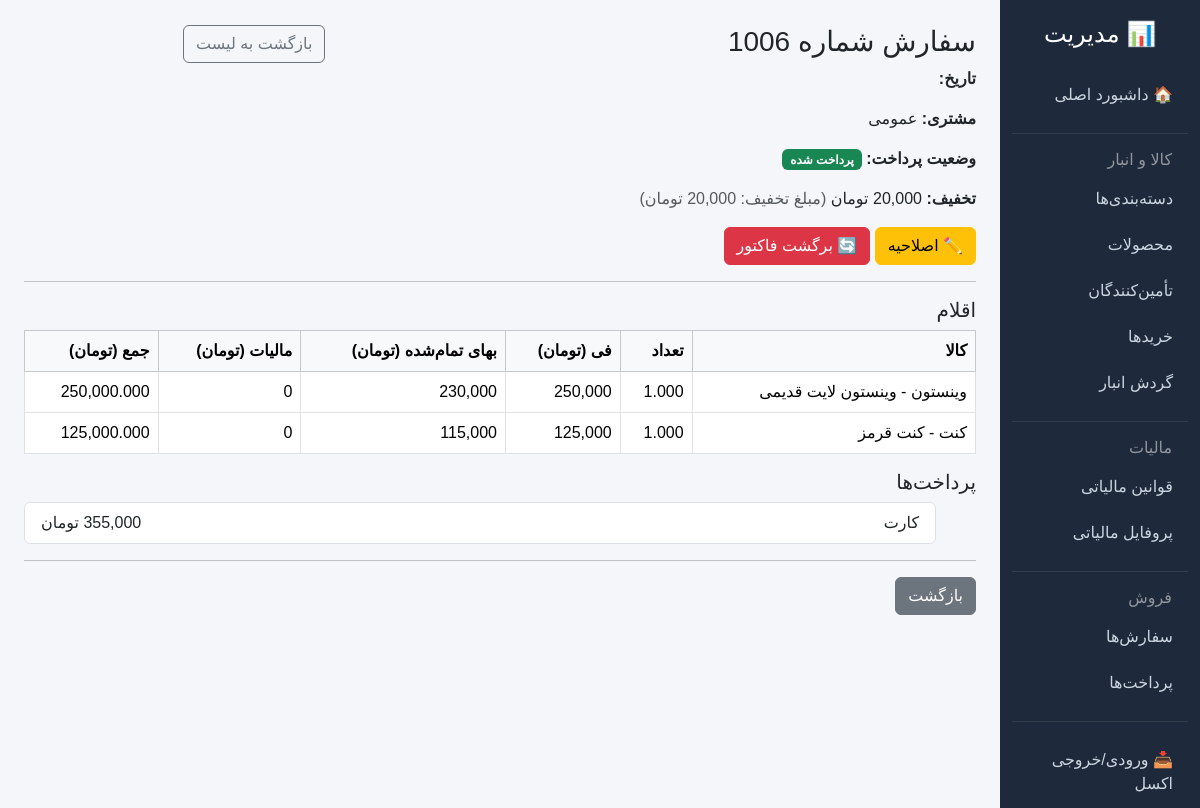
Page /management/orders/1006/ (signed in) on the committed database.
### sales/models.py (models this page shows, shortened)
class Order(models.Model):
    user = models.ForeignKey(settings.AUTH_USER_MODEL, on_delete=models.PROTECT, verbose_name="کاربر")
    customer = models.ForeignKey(Customer, null=True, blank=True, on_delete=models.SET_NULL, verbose_name="مشتری")
    customer_name = models.CharField(max_length=100, blank=True, null=True, verbose_name="نام مشتری")
    customer_phone = models.CharField(max_length=15, blank=True, null=True, verbose_name="تلفن مشتری")
    created_at = models.DateTimeField(auto_now_add=True, verbose_name="تاریخ ایجاد")
    is_paid = models.BooleanField(default=False, verbose_name="پرداخت شده")
    subtotal = models.DecimalField(max_digits=12, decimal_places=0, default=0, verbose_name="جمع کل")
    total_tax = models.DecimalField(max_digits=12, decimal_places=0, default=0, verbose_name="جمع مالیات")
    discount_type = models.CharField(max_length=10, default='none', verbose_name="نوع تخفیف")
    discount_value = models.DecimalField(max_digits=10, decimal_places=0, default=0, verbose_name="مقدار تخفیف")
    discount_amount = models.DecimalField(max_digits=12, decimal_places=0, default=0, verbose_name="مبلغ تخفیف")
    grand_total = models.DecimalField(max_digits=12, decimal_places=0, default=0, verbose_name="قابل پرداخت")
    is_held = models.BooleanField(default=False, verbose_name="نگهداری شده")
    held_at = models.DateTimeField(null=True, blank=True, verbose_name="تاریخ نگهداری")
    is_return = models.BooleanField(default=False, verbose_name="فاکتور برگشتی")
    original_order = models.ForeignKey(
        'self', null=True, blank=True, on_delete=models.SET_NULL,
        related_name='return_orders', verbose_name="فاکتور اصلی"
    )
    class Meta:
        verbose_name = "سفارش"
        verbose_name_plural = "سفارش‌ها"

class OrderItem(models.Model):
    order = models.ForeignKey(Order, related_name='items', on_delete=models.CASCADE, verbose_name="سفارش")
    product = models.ForeignKey(Product, on_delete=models.PROTECT, verbose_name="کالا")
    quantity = models.DecimalField(max_digits=10, decimal_places=3, default=1, verbose_name="تعداد")
    unit_price = models.DecimalField(max_digits=12, decimal_places=0, verbose_name="قیمت فروش واحد (تومان)")
    tax_amount = models.DecimalField(max_digits=12, decimal_places=0, default=0, verbose_name="مالیات (تومان)")
    purchase_cost = models.DecimalField(
        max_digits=12, decimal_places=0, default=0,
        verbose_name="بهای تمام‌شده واحد (تومان)"
    )
    is_returned = models.BooleanField(default=False, verbose_name="برگشت خورده")
    returned_quantity = models.DecimalField(
        max_digits=10, decimal_places=3, default=0, verbose_name="تعداد برگشتی"
    )
    class Meta:
        verbose_name = "اقلام فروش"
        verbose_name_plural = "اقلام فروش"

class Payment(models.Model):
    METHOD_CHOICES = [('cash', 'نقد'), ('card', 'کارت'), ('credit', 'اعتباری')]
    order = models.ForeignKey(Order, on_delete=models.CASCADE, verbose_name="سفارش")
    amount = models.DecimalField(max_digits=12, decimal_places=0, verbose_name="مبلغ (تومان)")
    method = models.CharField(max_length=10, choices=METHOD_CHOICES, verbose_name="روش پرداخت")
    paid_at = models.DateTimeField(auto_now_add=True, verbose_name="زمان پرداخت")
    class Meta:
        verbose_name = "پرداخت"
        verbose_name_plural = "پرداخت‌ها"

### inventory/models.py (models this page shows, shortened)
class Product(models.Model):
    UNIT_CHOICES = [
        ('pack', 'بسته'),
        ('carton', 'کارتن'),
        ('piece', 'عدد'),
        ('kg', 'کیلوگرم'),
    ]
    name = models.CharField(max_length=200, verbose_name="نام کالا")
    barcode = models.CharField(max_length=50, unique=True, db_index=True, verbose_name="بارکد")
    category = models.ForeignKey(Category, on_delete=models.PROTECT, verbose_name="دسته‌بندی")
    unit = models.CharField(max_length=10, choices=UNIT_CHOICES, default='pack', verbose_name="واحد")
    purchase_price = models.DecimalField(max_digits=12, decimal_places=0, verbose_name="قیمت خرید (تومان)")
    selling_price = models.DecimalField(max_digits=12, decimal_places=0, verbose_name="قیمت فروش (تومان)")
    is_active = models.BooleanField(default=True, verbose_name="فعال")
    stock_quantity = models.DecimalField(
        max_digits=12, decimal_places=3, default=0,
        validators=[MinValueValidator(0)], verbose_name="موجودی"
    )
    inventory_cost = models.DecimalField(
        max_digits=14, decimal_places=0, default=0,
        verbose_name="ارزش موجودی (تومان)"
    )
    is_featured = models.BooleanField(default=False, verbose_name="نمایش در دسترسی سریع")
    class Meta:
        verbose_name = "محصول"
        verbose_name_plural = "محصولات"
    def __str__(self):
        if self.category:
            return f"{self.category.name} - {self.name}"
        return self.name

class Category(models.Model):
    name = models.CharField(max_length=100, unique=True, verbose_name="نام")
    parent = models.ForeignKey(
        'self', null=True, blank=True, on_delete=models.SET_NULL,
        verbose_name="والد"
    )
    class Meta:
        verbose_name = "دسته‌بندی"
        verbose_name_plural = "دسته‌بندی‌ها"

### management/views.py (the view)
# urls.py: path('orders/<int:pk>/', views.OrderDetailView.as_view(), name='order_detail'),
class OrderDetailView(BaseManagementView, DetailView):
    model = Order
    template_name = 'management/order_detail.html'
    def get_context_data(self, **kwargs):
        context = super().get_context_data(**kwargs)
        items = self.object.items.all()
        for item in items:
            item.row_total = item.unit_price * item.quantity + item.tax_amount
        context['items'] = items
        context['payments'] = self.object.payment_set.all()
        return context

### core/templatetags/jalali_filters.py (called while the page is built)
@register.filter
def jalali_date(value, format="%Y/%m/%d %H:%M"):
    if value is None:
        return ""
    if hasattr(value, 'hour'):
        value = timezone.localtime(value)
    if hasattr(value, 'hour'):
        j_date = jdatetime.datetime.fromgregorian(datetime=value)
    else:
        j_date = jdatetime.date.fromgregorian(date=value)
    return j_date.strftime(format)

### management/templates/management/order_detail.html (shortened to what this page needs)
{% extends 'management/base.html' %}
{% load humanize %}
{% load jalali_filters %}
{% block content %}
<div class="row">
    <div class="col-md-8">
        <h3>سفارش شماره {{ order.id }}</h3>
        <p><strong>تاریخ:</strong> {{ order.created_at|jalali_date }}</p>
        <p><strong>مشتری:</strong> {{ order.customer_name|default:"عمومی" }}</p>
        <p><strong>وضعیت پرداخت:</strong>
            {% if order.is_paid %}
                <span class="badge bg-success">پرداخت شده</span>
            {% else %}
                <span class="badge bg-warning">در انتظار</span>
            {% endif %}
        </p>
        {% if order.discount_type != 'none' %}
            <p><strong>تخفیف:</strong>
                {% if order.discount_type == 'percent' %}
                    {{ order.discount_value|intcomma }} درصد
                {% elif order.discount_type == 'amount' %}
                    {{ order.discount_value|intcomma }} تومان
                {% endif %}
                <span class="text-muted">(مبلغ تخفیف: {{ order.discount_amount|intcomma }} تومان)</span>
            </p>
        {% endif %}
        {% if not order.is_return and order.is_paid %}
            <a href="{% url 'edit_order' order.id %}" class="btn btn-warning">✏️ اصلاحیه</a>
            <form method="post" action="{% url 'return_order' order.id %}" style="display:inline;">
                <button type="submit" class="btn btn-danger" onclick="return confirm('آیا از برگشت کامل این فاکتور اطمینان دارید؟')">
                    🔄 برگشت فاکتور
                </button>
            </form>
        {% endif %}
    </div>
    <div class="col-md-4 text-end">
        <a href="{% url 'management:order_list' %}" class="btn btn-outline-secondary">بازگشت به لیست</a>
    </div>
</div>
<hr>
<h5>اقلام</h5>
<table class="table table-bordered">
    <thead class="table-light">
        <tr>
            <th>کالا</th>
            <th>تعداد</th>
            <th>فی (تومان)</th>
            <th>بهای تمام‌شده (تومان)</th>
            <th>مالیات (تومان)</th>
            <th>جمع (تومان)</th>
        </tr>
    </thead>
    <tbody>
        {% for item in items %}
        <tr>
            <td>{{ item.product }}</td>
            <td>{{ item.quantity }}</td>
            <td>{{ item.unit_price|intcomma }}</td>
            <td>{{ item.purchase_cost|intcomma }}</td>
            <td>{{ item.tax_amount|intcomma }}</td>
            <td>{{ item.row_total|intcomma }}</td>
        </tr>
        {% endfor %}
    </tbody>
</table>
<h5>پرداخت‌ها</h5>
{% if payments %}
    <ul class="list-group mb-3">
        {% for pay in payments %}
            <li class="list-group-item d-flex justify-content-between">
                <span>{{ pay.get_method_display }}</span>
                <span>{{ pay.amount|intcomma }} تومان</span>
            </li>
        {% endfor %}
    </ul>
{% else %}
    <div class="alert alert-warning">پرداختی ثبت نشده است.</div>
{% endif %}
<hr>
<div class="text-end">
    <a href="{% url 'management:order_list' %}" class="btn btn-secondary">بازگشت</a>
</div>
{% endblock %}

### management/templates/management/base.html (style rules this page uses)
body { background: #f4f6f9; font-family: 'Vazir', Tahoma, sans-serif; }

### rows in the picture
Order: id "1006", customer_name "عمومی", discount_value "20,000", discount_amount "20,000"
OrderItem: product "وینستون - وینستون لایت قدیمی", quantity "1.000", unit_price "250,000", purchase_cost "230,000", tax_amount "0", row_total "250,000.000"
OrderItem: product "کنت - کنت قرمز", quantity "1.000", unit_price "125,000", purchase_cost "115,000", tax_amount "0", row_total "125,000.000"
Payment: method "کارت", amount "355,000"
